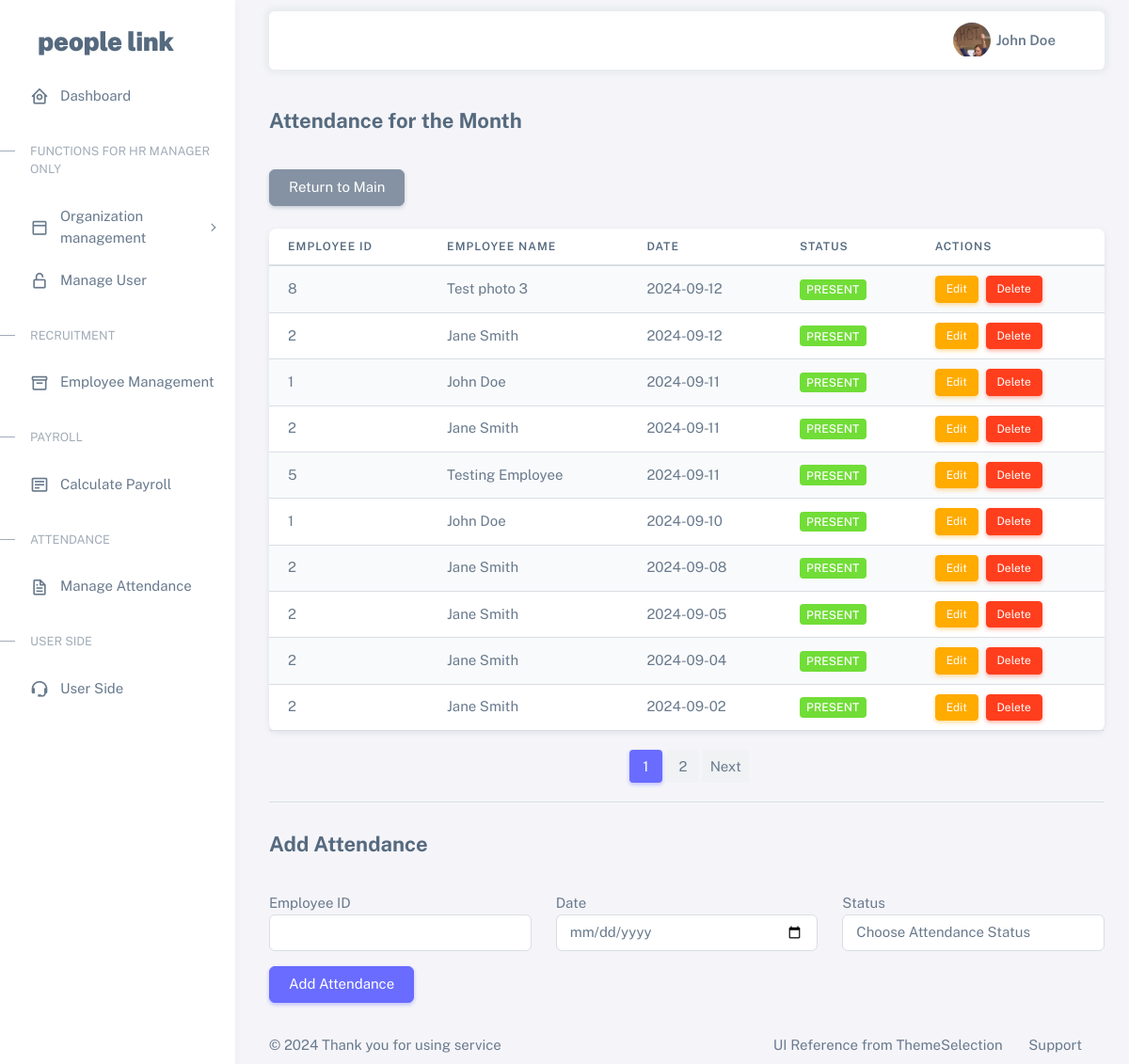
The page /view_attendance (signed in) on the database as committed earlier.
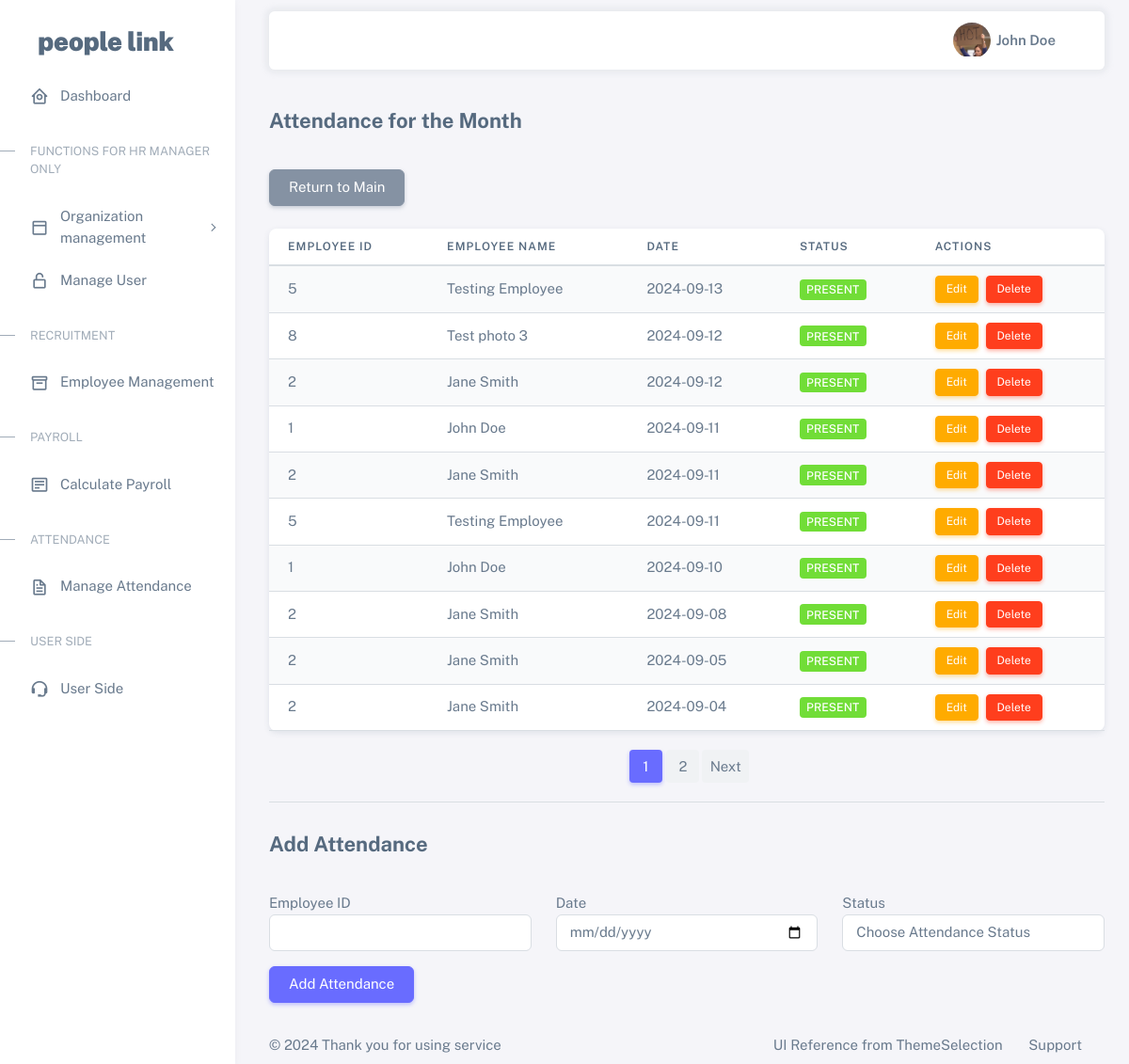
The same page on the database as committed later.
### tables this page shows
CREATE TABLE employee (
    emp_id INTEGER PRIMARY KEY AUTOINCREMENT,
    emp_name TEXT NOT NULL,
    email TEXT NOT NULL UNIQUE,  -- Employee email
    phone_number TEXT NOT NULL,  -- Employee phone number
    photo BLOB,  -- Employee profile photo (can store as binary data)
    dept_id INTEGER NOT NULL,
    job_status TEXT NOT NULL,
    gender TEXT NOT NULL,
    termination_date DATE,
    employee_status TEXT NOT NULL,
    join_date DATE NOT NULL,
    pos_id INTEGER NOT NULL,
    is_dept_leader INTEGER DEFAULT 0, -- 0 = not leader, 1 = leader
    is_team_leader INTEGER DEFAULT 0, -- 0 = not team leader, 1 = team leader
    FOREIGN KEY (pos_id) REFERENCES position (pos_id),
    FOREIGN KEY (dept_id) REFERENCES department (dept_id)
);

CREATE TABLE attendance (
        attendance_id INTEGER PRIMARY KEY AUTOINCREMENT,
        emp_id INTEGER NOT NULL,
        date DATE NOT NULL,
        status TEXT CHECK(status IN ('Present', 'Leave')) NOT NULL,
        FOREIGN KEY (emp_id) REFERENCES employee (emp_id)
    );

### app.py (the view, shortened to what this page needs)
@app.route('/view_attendance', methods=['GET', 'POST'])
def view_attendance():
    if 'role' not in session:
        return redirect(url_for('login'))
    conn = get_db()
    cursor = conn.cursor()
    page = request.args.get('page', 1, type=int)
    per_page = 10  # Show 10 records per page
    offset = (page - 1) * per_page
    today = datetime.now()
    start_of_month = today.replace(day=1)
    end_of_month = (start_of_month + timedelta(days=32)).replace(day=1) - timedelta(days=1)
    cursor.execute('''
        SELECT a.emp_id, e.emp_name, a.date, a.status
        FROM attendance a
        JOIN employee e ON a.emp_id = e.emp_id
        WHERE a.date BETWEEN ? AND ?
        ORDER BY a.date DESC
        LIMIT ? OFFSET ?
    ''', (start_of_month.strftime('%Y-%m-%d'), end_of_month.strftime('%Y-%m-%d'), per_page, offset))
    attendance = cursor.fetchall()
    cursor.execute('''
        SELECT COUNT(*) FROM attendance
        WHERE date BETWEEN ? AND ?
    ''', (start_of_month.strftime('%Y-%m-%d'), end_of_month.strftime('%Y-%m-%d')))
    total_records = cursor.fetchone()[0]
    conn.close()
    total_pages = (total_records + per_page - 1) // per_page
    return render_template('view_attendance.html', attendance=attendance, page=page, total_pages=total_pages)

### app.py (called while the page is built)
def get_db():
    conn = sqlite3.connect('hrm.db')
    conn.row_factory = sqlite3.Row
    return conn

### templates/view_attendance.html (shortened to what this page needs)
{% extends "base.html" %}
{% block content %}
<div class="container-xxl flex-grow-1 container-p-y">
  <h4 class="fw-bold py-3 mb-4">Attendance for the Month</h4>
  <div class="d-flex justify-content-start mb-4">
    <a href="{{ url_for('index') }}" class="btn btn-secondary">Return to Main</a>
  </div>
  <div class="card">
    <div class="table-responsive text-nowrap">
      <table class="table table-striped">
        <thead>
          <tr>
            <th>Employee ID</th>
            <th>Employee Name</th>
            <th>Date</th>
            <th>Status</th>
            <th>Actions</th>
          </tr>
        </thead>
        <tbody>
          {% for record in attendance %}
          <tr>
            <td>{{ record.emp_id }}</td>
            <td>{{ record.emp_name }}</td>
            <td>{{ record.date }}</td>
            <td>
              {% if record.status == 'Present' %}
              <span class="badge bg-success">{{ record.status }}</span>
              {% elif record.status == 'Absent' %}
              <span class="badge bg-danger">{{ record.status }}</span>
              {% else %}
              <span class="badge bg-warning">{{ record.status }}</span>
              {% endif %}
            </td>
            <td>
              <a href="{{ url_for('edit_attendance', emp_id=record.emp_id, date=record.date) }}" class="btn btn-warning btn-sm me-1">Edit</a>
              <form action="{{ url_for('delete_attendance', emp_id=record.emp_id, date=record.date) }}" method="POST" style="display:inline;" onsubmit="return confirm('Are you sure you want to delete this record?');">
                <button type="submit" class="btn btn-danger btn-sm">Delete</button>
              </form>
            </td>
          </tr>
          {% endfor %}
        </tbody>
      </table>
    </div>
  </div>
  <nav aria-label="Page navigation">
    <ul class="pagination justify-content-center">
      {% for p in range(1, total_pages + 1) %}
      <li class="page-item {% if page == p %}active{% endif %}">
        <a class="page-link" href="{{ url_for('view_attendance', page=p) }}">{{ p }}</a>
      </li>
      {% endfor %}
      {% if page < total_pages %}
      <li class="page-item">
        <a class="page-link" href="{{ url_for('view_attendance', page=page+1) }}">Next</a>
      </li>
      {% endif %}
    </ul>
  </nav>
  <hr>
  <h4 class="fw-bold py-3 mb-4">Add Attendance</h4>
  <form method="POST">
    <div class="row mb-3">
      <div class="col-md-4">
        <label for="emp_id">Employee ID</label>
        <input type="number" id="emp_id" name="emp_id" class="form-control" required>
      </div>
      <div class="col-md-4">
        <label for="date">Date</label>
        <input type="date" id="date" name="date" class="form-control" required>
      </div>
      <div class="col-md-4">
        <label for="status">Status</label>
        <select id="status" name="status" class="form-control" required>
            <option value="" disabled selected>Choose Attendance Status</option>
          </select>
                </div>
    </div>
    <button type="submit" class="btn btn-primary">Add Attendance</button>
  </form>
</div>
{% endblock %}

### templates/base.html (shortened to what this page needs)
<!DOCTYPE html>
<html
  lang="en"
  class="light-style layout-menu-fixed"
  dir="ltr"
  data-theme="theme-default"
  data-assets-path="{{ url_for('static', filename='assets/') }}"
  data-template="vertical-menu-template-free"
>
  <head>
    <link rel="stylesheet" href="{{ url_for('static', filename='assets/vendor/fonts/boxicons.css') }}" />
    <link rel="stylesheet" href="{{ url_for('static', filename='assets/vendor/css/core.css') }}" class="template-customizer-core-css" />
    <link rel="stylesheet" href="{{ url_for('static', filename='assets/vendor/css/theme-default.css') }}" class="template-customizer-theme-css" />
    <link rel="stylesheet" href="{{ url_for('static', filename='assets/css/demo.css') }}" />
    <link rel="stylesheet" href="{{ url_for('static', filename='assets/vendor/libs/perfect-scrollbar/perfect-scrollbar.css') }}" />
    <link rel="stylesheet" href="{{ url_for('static', filename='assets/vendor/libs/apex-charts/apex-charts.css') }}" />
  </head>
  <body>
    <div class="layout-wrapper layout-content-navbar">
      <div class="layout-container">
        <aside id="layout-menu" class="layout-menu menu-vertical menu bg-menu-theme">
          <div class="app-brand demo">
            <a href="{{ url_for('index') }}" class="app-brand-link">
              <span class="app-brand-text demo menu-text fw-bolder ms-2">People Link</span>
            </a>
          </div>
          <ul class="menu-inner py-1">
            <li class="menu-item">
              <a href="{{ url_for('index') }}" class="menu-link">
                <i class="menu-icon tf-icons bx bx-home-circle"></i>
                <div data-i18n="Analytics">Dashboard</div>
              </a>
            </li>
            <li class="menu-header small text-uppercase">
              <span class="menu-header-text">Functions for HR Manager only</span>
            </li>
            <li class="menu-item">
              <a href="javascript:void(0)" class="menu-link menu-toggle">
                <i class="menu-icon tf-icons bx bx-dock-top"></i>
                <div data-i18n="Organization management">Organization management</div>
              </a>
            </li>
            <li class="menu-item">
              <a href="{{ url_for('check_employee_accounts') }}" class="menu-link">
                <i class="menu-icon tf-icons bx bx-lock-open-alt"></i>
                <div data-i18n="Manage User">Manage User</div>
              </a>
            </li>
            <li class="menu-header small text-uppercase">
              <span class="menu-header-text">Recruitment</span>
            </li>
            <li class="menu-item">
              <a href="{{ url_for('add_employee') }}" class="menu-link">
                <i class="menu-icon tf-icons bx bx-box"></i>
                <div data-i18n="Employee Management">Employee Management</div>
              </a>
            </li>
            <li class="menu-header small text-uppercase">
              <span class="menu-header-text">Payroll</span>
            </li>
            <li class="menu-item">
              <a href="{{ url_for('payroll_landing') }}" class="menu-link">
                <i class="menu-icon tf-icons bx bx-detail"></i>
                <div data-i18n="Calculate Payroll">Calculate Payroll</div>
              </a>
            </li>
            <li class="menu-header small text-uppercase">
              <span class="menu-header-text">Attendance</span>
            </li>
            <li class="menu-item">
              <a href="{{ url_for('view_attendance') }}" class="menu-link">
                <i class="menu-icon tf-icons bx bx-file"></i>
                <div data-i18n="Documentation">Manage Attendance</div>
              </a>
            </li>
            <li class="menu-header small text-uppercase">
              <span class="menu-header-text">User Side</span>
            </li>
            <li class="menu-item">
              <a href="{{ url_for('check_in') }}" target="_blank" class="menu-link">
                <i class="menu-icon tf-icons bx bx-support"></i>
                <div data-i18n="Support">User Side</div>
              </a>
            </li>
          </ul>
        </aside>
        <div class="layout-page">
          <nav class="layout-navbar container-xxl navbar navbar-expand-xl navbar-detached align-items-center bg-navbar-theme" id="layout-navbar">
            <div class="navbar-nav-right d-flex align-items-center" id="navbar-collapse">
              <ul class="navbar-nav flex-row align-items-center ms-auto">
                <li class="nav-item navbar-dropdown dropdown-user dropdown">
                  <a class="nav-link dropdown-toggle hide-arrow d-flex align-items-center" href="javascript:void(0);" data-bs-toggle="dropdown">
                    <div class="avatar avatar-online me-2">
                      {% if session.get('photo') == 'default-avatar.jpg' %}
                      <img src="{{ url_for('static', filename='assets/img/avatars/1.jpg') }}" alt="Default Avatar" class="w-px-40 h-auto rounded-circle" />
                    {% else %}
                      <img src="{{ url_for('static', filename='uploads/' ~ session['photo']) }}" alt="User Avatar" class="w-px-40 h-auto rounded-circle" />
                    {% endif %}
                                                </div>
                    <span class="fw-semibold">{{ session['username'] }}</span>
                  </a>
                </li>
              </ul>
            </div>
          </nav>
          <div class="content-wrapper">
            {% block content %}
            {% endblock %}
            <footer class="content-footer footer bg-footer-theme">
              <div class="container-xxl d-flex flex-wrap justify-content-between py-2 flex-md-row flex-column">
                <div class="mb-2 mb-md-0">
                  © <script>document.write(new Date().getFullYear());</script> Thank you for using service
                </div>
                <div>
                  <a href="https://themeselection.com/license/" class="footer-link me-4" target="_blank">UI Reference from ThemeSelection</a>
                  <a href="https://github.com/themeselection/sneat-html-admin-template-free/issues" target="_blank" class="footer-link me-4">Support</a>
                </div>
              </div>
            </footer>
          </div>
        </div>
      </div>
    </div>
  </body>
</html>

### static/assets/css/demo.css (style rules this page uses)
.menu .app-brand.demo { height: 64px; margin-top: 12px; }
.app-brand-text.demo { font-size: 1.75rem; letter-spacing: -0.5px; text-transform: lowercase; }
.pagination { display: flex; justify-content: center; margin: 20px 0; }

Rows that differ between the two databases and show on the page:
no longer on this page (row unchanged): attendance: emp_id "2", emp_name "Jane Smith", date "2024-09-02", status "PRESENT"
added attendance: emp_id "5", emp_name "Testing Employee", date "2024-09-13", status "PRESENT"
